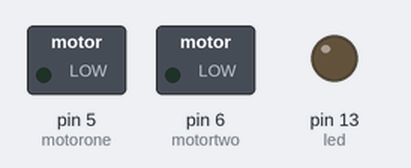
Bench run of a sketch on a simulated Arduino Uno, built with avr-gcc and run on an emulated ATmega328P. Shown: switched loads named in the sketch (green lamp = pin HIGH), output pins drawn as LEDs (lit = HIGH).

Above: at 0.1 s.
At 4.1 s:
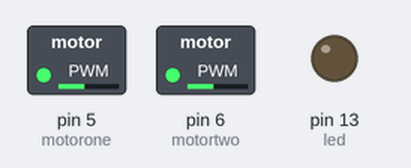
At 9.1 s:
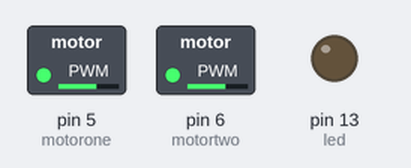
At 18.6 s:
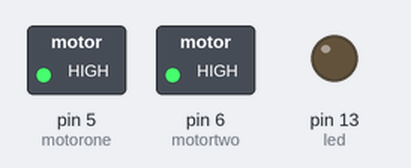
At 39.4 s:
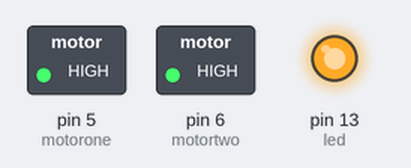
Timing chart, 0 to 40.0 s (numbered marks = the images above):
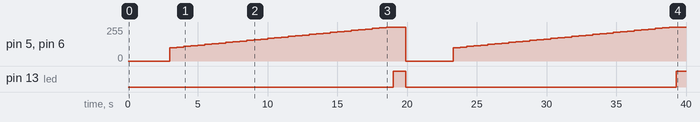

Measured:
- by itself, pin 13 (led): LOW → HIGH at 19.0 s, → LOW 0.90 s later, → HIGH 19.4 s later
- by itself, pin 5 (motorone), pin 6 (motortwo): 0/255 → 100/255 at 3.0 s, → 105/255 0.50 s later, → 110/255 0.50 s later, → 115/255 0.50 s later, … (65 changes in this stretch)

The sketch:

THECODEFORTHEROBOTTHATISBIG.ino
```cpp
//Parker Davis code for Parker, Joey, Jordan, CHRISSY
//12/14/15
//big robot test

int motorone = 5;
int motortwo = 6;
int led = 13;
void setup() {
  pinMode(motorone, OUTPUT); // set pin 5 drives motor
  pinMode(motortwo, OUTPUT); //set pin 4 drives motor
  pinMode(led,OUTPUT); //sets pin 13 to on
}

void loop() {
  //analogWrite(motorone, HIGH);
  //analogWrite(motortwo, HIGH);
  delay(3000);
  for (int k = 100; k <= 255; k = k + 5)
  {
    analogWrite(motorone, k);
    analogWrite(motortwo, k);
    delay(500);
  }
  analogWrite(motorone, 255);
  analogWrite(motortwo, 255);
  digitalWrite(led,HIGH);
  delay(900);
  digitalWrite(led, LOW);
  analogWrite(motorone, 0);
  analogWrite(motortwo, 0);
  delay(400);
}
```
